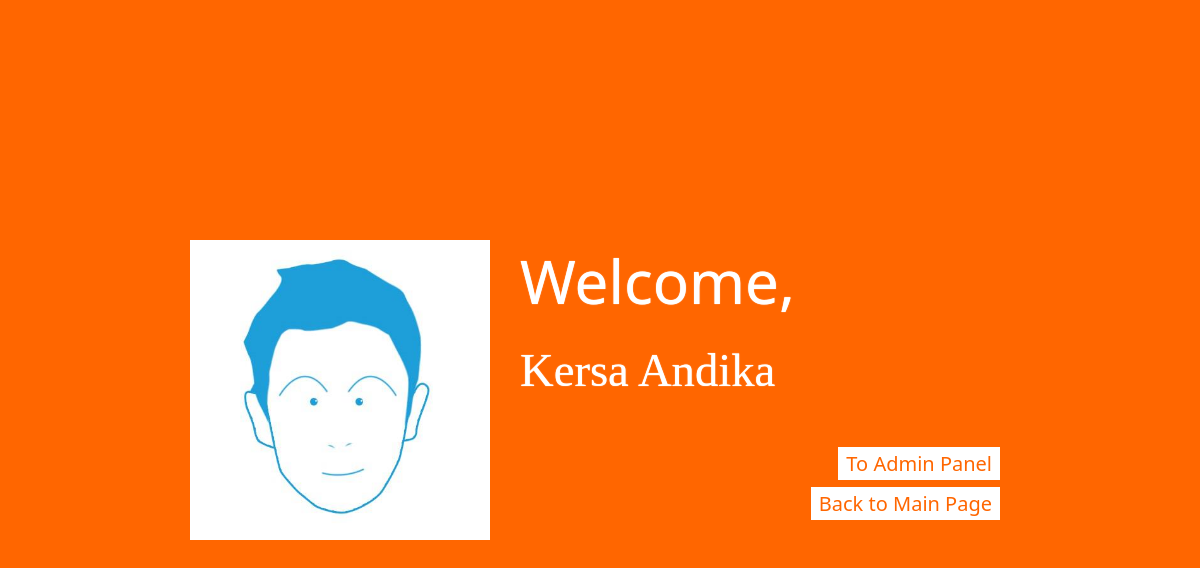
Screenshot of /referrer.php?show=logSucces (signed in) with the database file from the repository.
### tables this page shows
CREATE TABLE IF NOT EXISTS `user` (
  `id_user` int(5) NOT NULL AUTO_INCREMENT,
  `username` varchar(15) NOT NULL,
  `password` varchar(20) NOT NULL,
  `tipe` varchar(10) NOT NULL,
  `img` varchar(80) NOT NULL DEFAULT 'default.jpg',
  `imgThumb` varchar(80) NOT NULL DEFAULT 'defaultThumb.jpg',
  `fName` varchar(50) NOT NULL,
  `lName` varchar(50) NOT NULL,
  `birthDate` date NOT NULL,
  `jkelamin` varchar(10) NOT NULL,
  `adress` text NOT NULL,
  `email` varchar(50) NOT NULL,
  `phone` varchar(15) NOT NULL,
  `mobile` varchar(15) NOT NULL,
  `job` varchar(60) NOT NULL,
  `company` varchar(80) NOT NULL,
  `wAdress` text NOT NULL,
  `tgl_register` date NOT NULL,
  PRIMARY KEY (`id_user`)
);

### referrer.php (the view, shortened to what this page needs)
<!DOCTYPE HTML>
<html xmlns="http://www.w3.org/1999/xhtml">
<head>
</head>
<body>
<div class="error">
<?php
$show = $_GET['show'];
switch($show){
	case "logSucces" :
	$query = mysql_query("select img, fName, lName from user where id_user = '$_SESSION[id]'");
	$data = mysql_fetch_array($query);
	echo"<div class='img' style='background:url(img/profile/$data[img])'></div>
	<div class='text'>
	Welcome, <br>
	<span>$data[fName] $data[lName]</span>
	</div>";
		if($_SESSION['type'] == 'admin'){
		echo"<a href='admin.php'>To Admin Panel</a>";
			} else 	{
					echo"<a href='profile.php'>To Profile Page</a>";
					}
		echo"<a href='index.php'>Back to Main Page</a>";
	break;
			}
?>
</div>
</body>
</html>

### referrer.php (style rules this page uses)
body { background:#ff6600; }
.error { position:fixed; top: 50%; left: 50%; width:50em; height:20em; margin-top: -10em; margin-left: -25em; }
.img { width:300px; height:300px; float:left; background-size:cover !important; position:relative; -webkit-animation:animateimg 1s; -webkit-animation-iteration-count:1; opacity:1;right:10px }
.text { width:auto; height:auto; float:left; font-family:"Segoe UI"; font-size:45pt; color:#fff; text-shadow:0px 0px 1px #fff; position:relative;-webkit-animation:animatetext 0.8s; -webkit-animation-iteration-count:1; opacity:1; margin-left:20px }
.text span { font-family:"Segoe UI Light"; font-size:35pt; }
.error a { position:absolute; bottom:80px; right:0; font-size:15pt; padding:3px 8px 3px 8px; background:#fff; color:#ff6600; text-decoration:none; font-family:"Segoe UI" }
.error a:last-child { bottom:40px; }

### rows the page displays
user: img (picture), fName "Kersa", lName "Andika"
